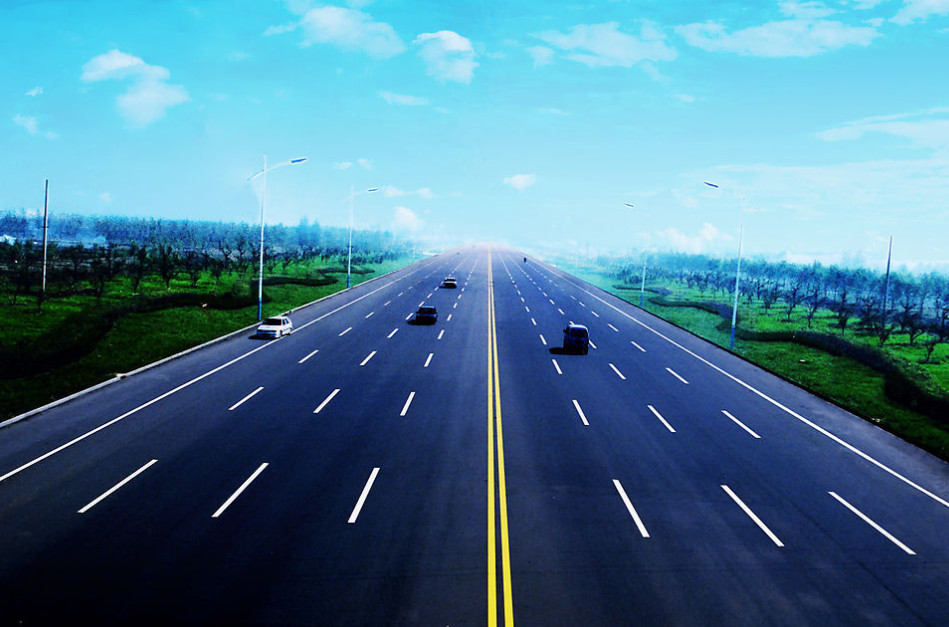
#> input picture road.jpeg, 949 x 627 px
$ python edge_backup2.py
#> lines starting #> are read from the running program, lines starting #| are printed output that depends on the picture; after the words box and inside, x2 and y2 are one past the last pixel; in counts of white or black regions, pixels touching at a corner belong together
from PIL import Image , ImageDraw # pillow package
import numpy as np
from scipy import ndimage

import matplotlib.pyplot as plt

def read_img_as_array(file):
    '''read image and convert it to numpy array with dtype np.float64'''
#> called with file = 'road.jpeg'
    img = Image.open(file)
#> img is the input picture: PIL image 949x627 RGB; mean R, G, B 75.7, 122.5, 148
    arr = np.asarray(img, dtype=np.float64)
    return arr

def save_array_as_img(arr, file):
    min, max = arr.min(), arr.max()
    if min < 0 or max > 255:  # make sure arr falls in [0,255]
        arr = (arr - min)/(max-min)*255

    arr = arr.astype(np.uint8)
    img = Image.fromarray(arr)
    img.save(file)

def show_array_as_img(arr):
    min, max = arr.min(), arr.max()
    if min < 0 or max > 255:  # make sure arr falls in [0,255]
        arr = (arr - min)/(max-min)*255

    arr = arr.astype(np.uint8)
    img = Image.fromarray(arr)
    img.show()

def rgb2gray(arr):
    R = arr[:, :, 0] # red channel
    G = arr[:, :, 1] # green channel
    B = arr[:, :, 2] # blue channel
    gray = 0.2989*R + 0.5870*G + 0.1140*B
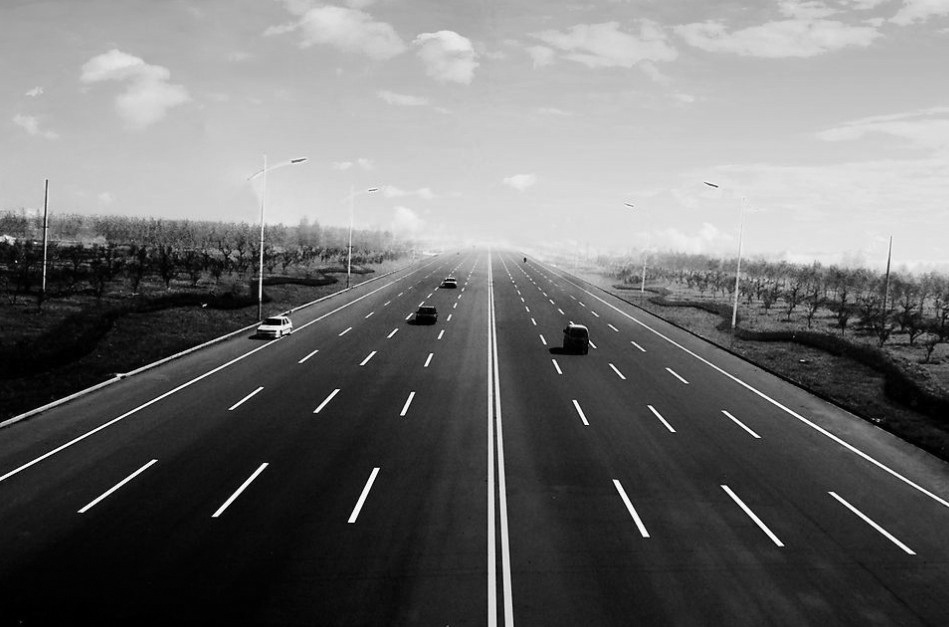
#> gray: shape (627, 949) float64; min 0, max 255, mean 111.4
    return gray

#########################################
## Please complete following functions ##
#########################################

def sobel(arr):
    '''Apply sobel operator on arr and return the result.'''
    # TODO: Please complete this function.
    # your code here
    Ax = np.array([[1,0,-1],[2,0,-2],[1,0,-1]])
    Ay = np.array([[1,2,1],[0,0,0],[-1,-2,-1]])
    Gx = ndimage.filters.convolve(arr,Ax)
    Gy = ndimage.filters.convolve(arr,Ay)
    G = np.hypot(Gx,Gy)
    G *= 255.0 / np.max(G)
    return G, Gx, Gy

def nonmax_suppress(G, Gx, Gy):
    '''Suppress non-max value along direction perpendicular to the edge.'''
    assert G.shape == Gx.shape
    assert G.shape == Gy.shape
    # TODO: Please complete this function.
    # your code here
    GxA = np.divide(Gx ,G,out=np.zeros_like(Gx), where=G!=0)
    GyA = np.divide(Gy ,G,out=np.zeros_like(Gy), where=G!=0)
    GShape = G.shape

    rowIndex = np.zeros(GShape[1])
    for i in range(GShape[0]-1):
        rowIndex = np.vstack((rowIndex, np.full((1,GShape[1]), i+1)))

    colIndex = np.arange(GShape[1])
    for i in range(GShape[0]-1):
        colIndex = np.vstack((colIndex, np.arange(GShape[1])))

    XA_Plus = rowIndex + GyA
    YA_Plus = colIndex + GxA

    XA_Minus = rowIndex - GyA
    YA_Minus = colIndex - GxA

    GPlus = ndimage.map_coordinates(G,[XA_Plus,YA_Plus])
    GMinus = ndimage.map_coordinates(G,[XA_Minus,YA_Minus])
    mask =  (G < GPlus) | (G < GMinus)

    G[mask] = 0
    return G

def thresholding(G, t):
    '''Binarize G according threshold t'''
    # TODO: Please complete this function.
    # your code here
    G[G<t] = 0
    G[G>=t] = 255
    return G

def hough(G):
    '''Return Hough transform of G'''
    # TODO: Please complete this function.
    # your code here
    H = G.shape[0]  #Y
    W = G.shape[1]  #X
    Maxdist = int(np.round(np.sqrt(H**2 +W**2)))
    thetas = np.linspace(0,180.0, num=720, endpoint=False)
    rhos = np.linspace(-Maxdist,Maxdist, 2*Maxdist)
    accumulator = np.zeros((2*Maxdist, len(thetas)))


    ##################
    #index_array = np.asarray(np.where(G>1)).T
    #accumulator

    mask = np.argwhere(G != 0)
    #mask_index = np.asarray(np.where(mask==1)).T
    sin_thetas = np.sin(np.deg2rad(thetas))
    cos_thetas = np.cos(np.deg2rad(thetas))

    rho_values = np.matmul(mask,np.array([sin_thetas,cos_thetas]))

    accumulator , _ , rho_values = np.histogram2d(
        np.tile(thetas,rho_values.shape[0]),
        rho_values.ravel(),
        bins=[thetas,rhos]
    )
    accumulator = np.transpose(accumulator)

    # [8 lines of commented-out code are left out]

    return accumulator , thetas ,rhos

def DrawLine(img_name,mask_index,rhos):
    im = Image.open(img_name)
    draw = ImageDraw.Draw(im)
    #For each mask, draw a line
    for index in range(len(mask_index)):
        #Cut 0~180 degree in 720 parts before
        theta = np.deg2rad(mask_index[index][1]/4)
        p = mask_index[index][0]
        rho = rhos[p]
        a = np.cos(theta)
        b = np.sin(theta)

        #Cal the x/y-intercept
        x0 = (a*rho)
        y0 = (b*rho)

        #1000 is length of line
        x1 = int(x0 + 1000 * (-b))
        y1 = int(y0 + 1000 * (a))
        x2 = int(x0 - 1000 * (-b))
        y2 = int(y0 - 1000 * (a))

        draw.line([x1,y1,x2,y2], fill = 128, width=1)

    im = im.save("detection_result.jpg")

img_name = 'road.jpeg'
img = read_img_as_array(img_name)
gray = rgb2gray(img)

Gaussian = ndimage.gaussian_filter(gray,sigma=1)
save_array_as_img(Gaussian, "gauss.jpg")
#> in save_array_as_img, `min, max = arr.min(), arr.max()`: min = 0.527; max = 245.2
G, Gx, Gy = sobel(Gaussian)
save_array_as_img(G, "G.jpg")
save_array_as_img(Gx, "G_x.jpg")
save_array_as_img(Gy, "G_y.jpg")
suppressed_G = nonmax_suppress(G, Gx, Gy)
#> after the loop in nonmax_suppress, `for i in range(GShape[0]-1):`:
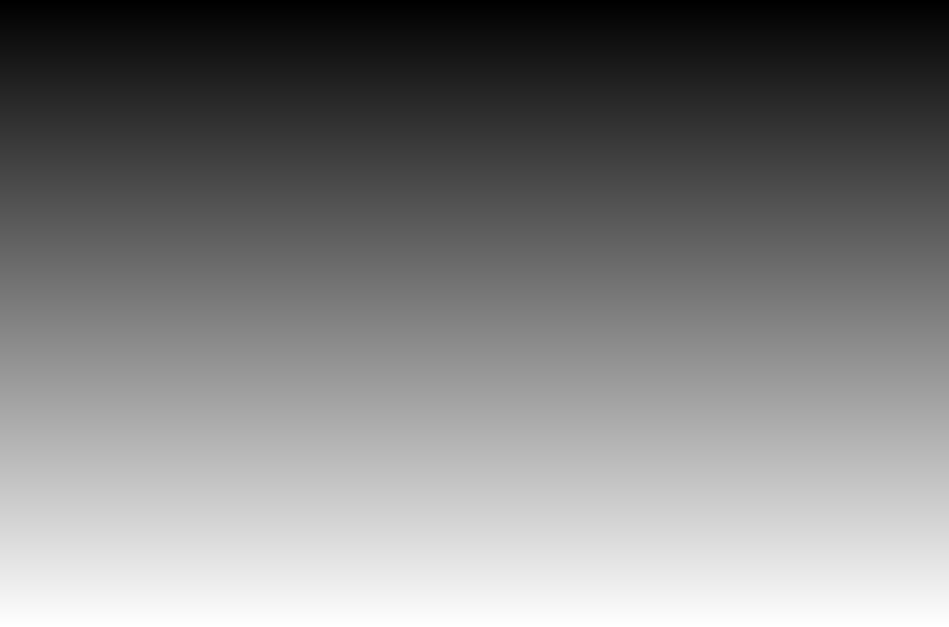
#> rowIndex: shape (627, 949) float64; min 0, max 626, mean 313; drawn with min black and max white
#> after the loop in nonmax_suppress, `for i in range(GShape[0]-1):`:
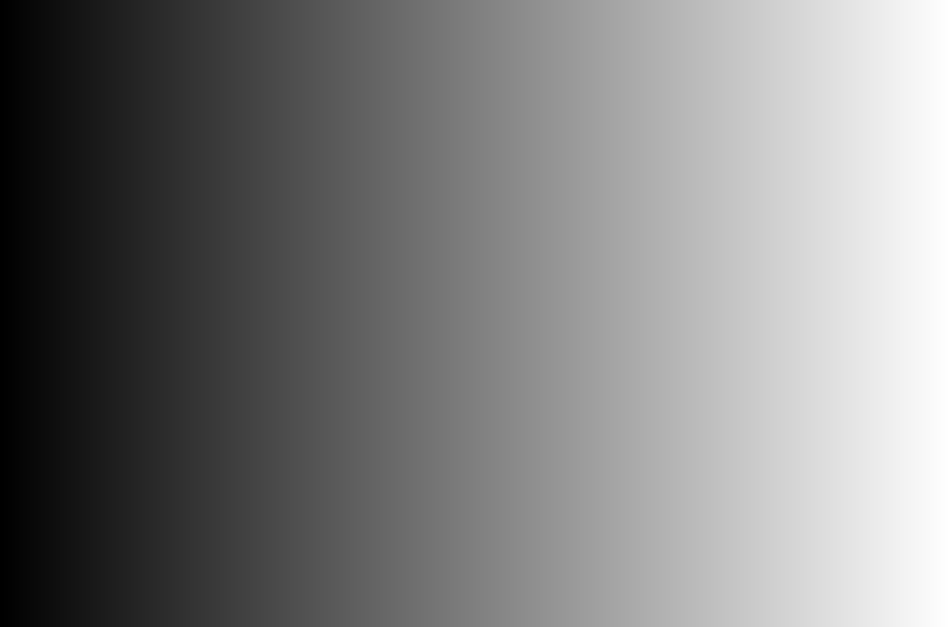
#> colIndex: shape (627, 949) int64; min 0, max 948, mean 474; drawn with min black and max white
#> in nonmax_suppress, `mask =  (G < GPlus) | (G < GMinus)`:
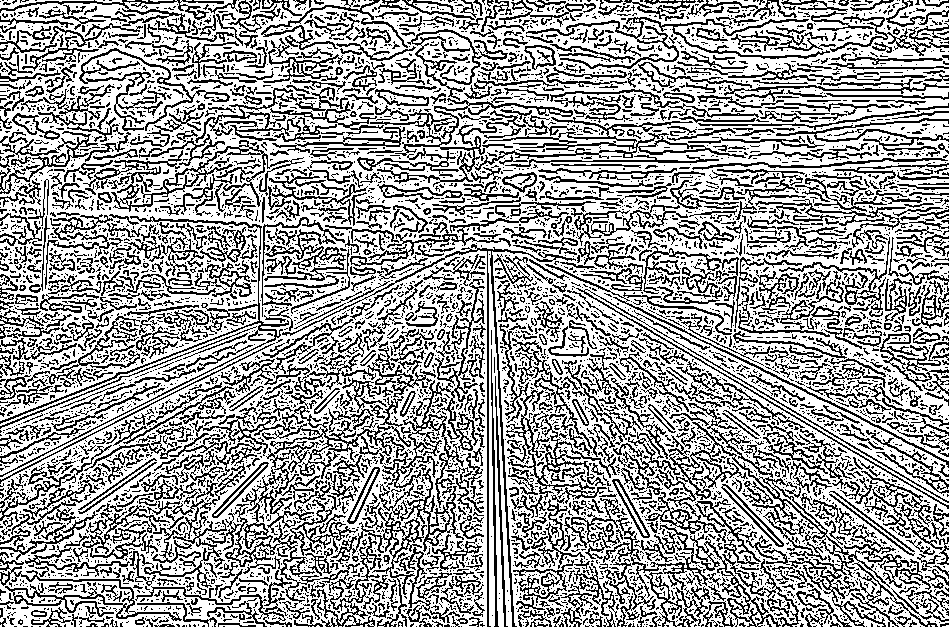
#> mask: shape (627, 949) bool; 63.8% white; black in thin lines or dots
save_array_as_img(suppressed_G, "supress.jpg")
edgemap_G = thresholding(suppressed_G, 80)
#> in thresholding, `G[G>=t] = 255`:
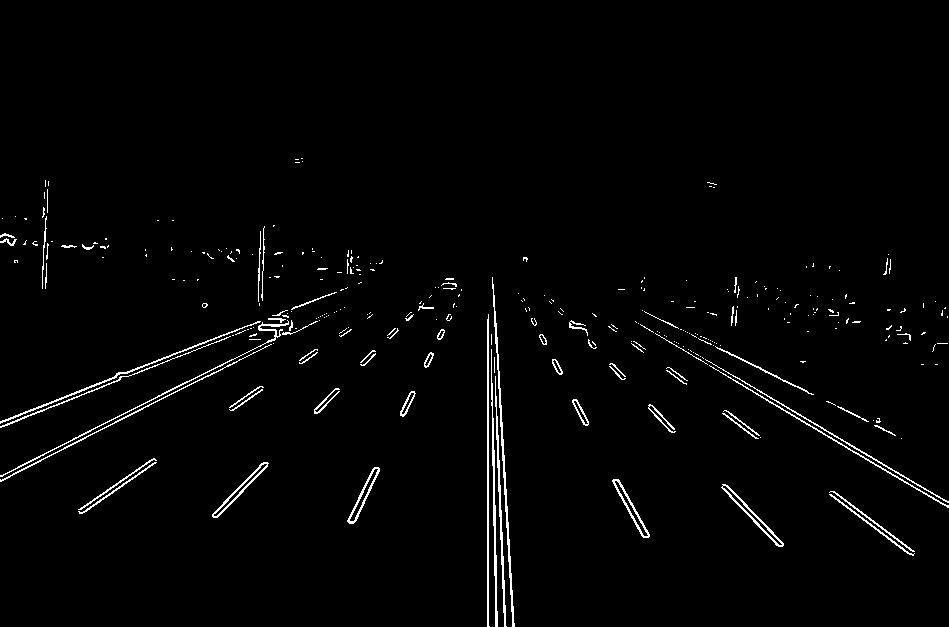
#> G: shape (627, 949) float64; 1.9% white in thin lines or dots, all inside (x1, y1, x2, y2) = (0, 158, 949, 627)
save_array_as_img(edgemap_G, "edgemap.jpg")
accumulator , thetas ,rhos = hough(edgemap_G)
#> in hough, `mask = np.argwhere(G != 0)`: mask = 11351 pairs, first value 158 to 626, second value 0 to 948
#> in hough, `accumulator , _ , rho_values = np.histogram2d( np.tile(thetas,rho_valu..`:
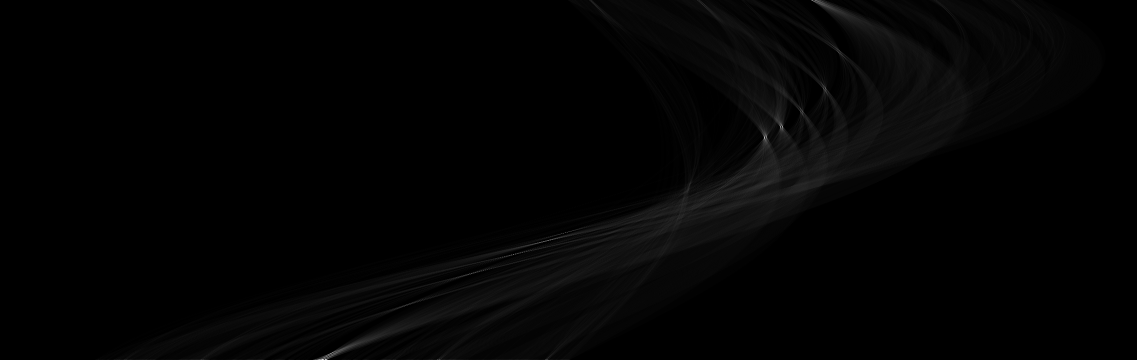
#> accumulator: shape (719, 2273) float64 (shown at 1/2 size); min 0, max 370, mean 5; drawn with min black and max white
#> in hough, `accumulator , _ , rho_values = np.histogram2d( np.tile(thetas,rho_valu..`: rho_values = 2274 values from -1137 to 1137
#> in hough, `accumulator = np.transpose(accumulator)`:
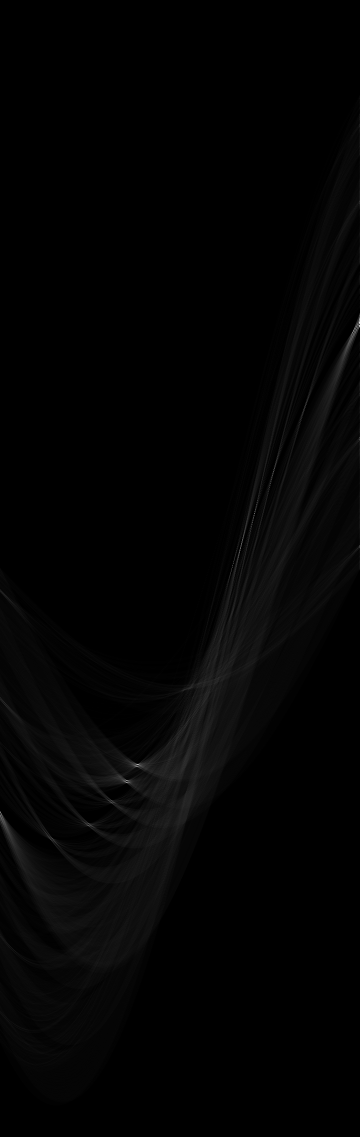
#> accumulator: shape (2273, 719) float64 (shown at 1/2 size); min 0, max 370, mean 5; drawn with min black and max white
#> thetas = 720 values from 0 to 179.8; rhos = 2274 values from -1137 to 1137

save_array_as_img(accumulator, "hough.jpg")

G_RightShift = np.roll(accumulator,1,axis=1)
G_RightShift[:,0] = 0
G_LeftShift = np.roll(accumulator,-1,axis=1)
G_LeftShift[:,-1] = 0
G_DownShift = np.roll(accumulator,1,axis=0)
G_DownShift[0,:] = 0
G_UpShift = np.roll(accumulator,-1,axis=0)
G_UpShift[-1,:] = 0
G_UpLeftShift = np.roll(G_LeftShift,-1,axis=0)
G_UpLeftShift[-1,:] = 0
G_UpRightShift = np.roll(G_RightShift,-1,axis=0)
G_UpRightShift[-1,:] = 0
G_DownLeftShift = np.roll(G_LeftShift,1,axis=0)
G_DownLeftShift[0,:] = 0
G_DownRightShift = np.roll(G_RightShift,1,axis=0)
G_DownRightShift[0,:] = 0
mask = (accumulator > 130) & (accumulator>=G_RightShift) & (accumulator>=G_LeftShift) & (accumulator>=G_DownShift) & (accumulator>=G_UpShift) & (accumulator>=G_UpLeftShift) & (accumulator>=G_UpRightShift) & (accumulator>=G_DownLeftShift) & (accumulator>=G_DownRightShift)

#Get all the local_max point (x,y)
mask_index = np.asarray(np.where(mask==1)).T
#> mask_index = 85 pairs, first value 638 to 1651, second value 0 to 718
DrawLine(img_name,mask_index,rhos)
#> the loop in DrawLine, `for index in range(len(mask_index)):` made 85 passes
#> (theta, p, rho, a, b, x0, y0, x1) on passes 1 to 12: (3.13, 638, -498.7, -1, 0.00873, 498.7, -4.35, 489), (3.12, 644, -492.7, -1, 0.0175, 492.6, -8.6, 475), (3.13, 645, -491.7, -1, 0.00873, 491.7, -4.29, 482), (3.12, 647, -489.7, -1, 0.0218, 489.6, -10.68, 467), (3.13, 649, -487.7, -1, 0.0131, 487.7, -6.38, 474), (3.12, 650, -486.7, -1, 0.0262, 486.5, -12.74, 460), (3.12, 651, -485.7, -1, 0.0175, 485.6, -8.48, 468), (3.13, 651, -485.7, -1, 0.00873, 485.7, -4.24, 476), (3.11, 652, -484.7, -1, 0.0305, 484.5, -14.8, 453), (3.12, 653, -483.7, -1, 0.0218, 483.6, -10.55, 461), (3.11, 654, -482.7, -0.999, 0.0349, 482.4, -16.85, 447), (3.13, 655, -481.7, -1, 0.0131, 481.7, -6.31, 468)
